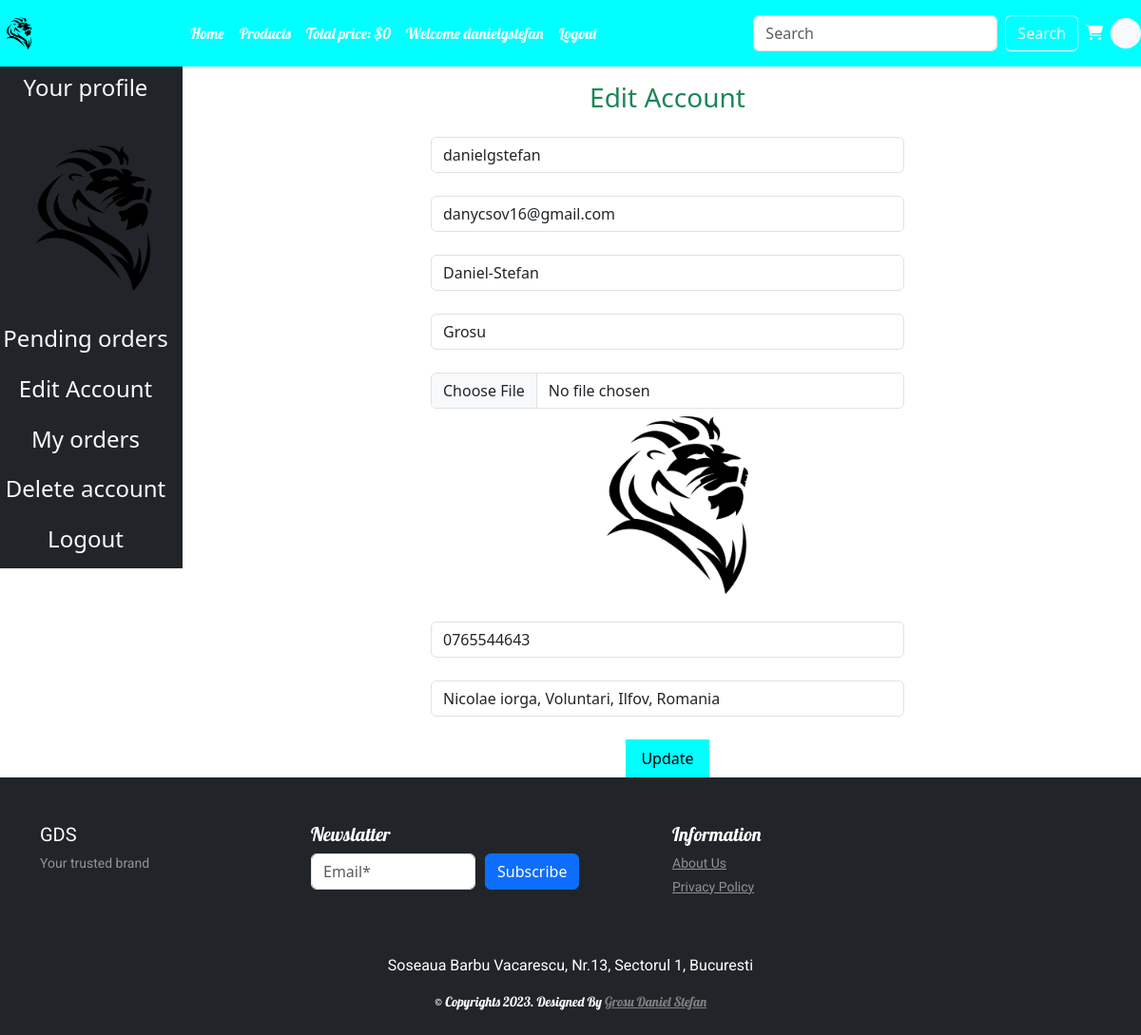
/profile.php?edit_account (signed in), run on the app's committed database.
### tables this page shows
CREATE TABLE `user` (
  `user_id` int(11) NOT NULL,
  `first_name` varchar(100) NOT NULL,
  `last_name` varchar(100) NOT NULL,
  `email` varchar(50) NOT NULL,
  `password` varchar(255) NOT NULL,
  `pnumber` varchar(20) NOT NULL,
  `address` text NOT NULL,
  `registerdate` datetime NOT NULL DEFAULT current_timestamp(),
  `username` varchar(100) NOT NULL,
  `user_image` varchar(255) NOT NULL,
  `user_ip` varchar(100) NOT NULL
);

### edit_account.php (the view, shortened to what this page needs)
<?php
if(isset($_GET['edit_account'])){
$user_session_name=$_SESSION['username'];
$select_query="Select * from `user` where username='$user_session_name'";
$result_query=mysqli_query($conn, $select_query);
$row_fetch=mysqli_fetch_assoc($result_query);
$first_name=$row_fetch['first_name'];
$last_name=$row_fetch['last_name'];
$username=$row_fetch['username'];
$email=$row_fetch['email'];
$address=$row_fetch['address'];
$pnumber=$row_fetch['pnumber'];
}
?>
<!doctype html>
<html lang="en">
  <head>
    <link href="https://cdn.jsdelivr.net/npm/bootstrap@5.3.0/dist/css/bootstrap.min.css" rel="stylesheet">
</head>
  <body>
<h3 class="text-center text-success mb-4 mt-3">Edit Account</h3>
<form action="" method="post" enctype="multipart/form-data" class="text-center">
<div class="form-outline mb-4">
<input type="text" class="form-control w-50 m-auto" value="<?php echo $username ?>"  name="user_username">
</div>
<div class="form-outline mb-4">
<input type="email" class="form-control w-50 m-auto" value="<?php echo $email ?>" name="user_email">
</div>
<div class="form-outline mb-4">
<input type="text" class="form-control w-50 m-auto" value="<?php echo $first_name ?>" name="user_first">
</div>
<div class="form-outline mb-4">
<input type="text" class="form-control w-50 m-auto" value="<?php echo $last_name ?>" name="user_last">
</div>
<div class="form-outline mb-4">
<input type="file" class="form-control w-50 m-auto" name="user_image">
<img src="admin/images/<?php echo $user_image?>" class="profile_img_edit">
 </div>
<div class="form-outline mb-4">
<input type="text" class="form-control w-50 m-auto" value="<?php echo $pnumber ?>" name="user_mobile">
 </div>
<div class="form-outline mb-4">
<input type="text" class="form-control w-50 m-auto" value="<?php echo $address ?>" name="user_address">
 </div>
 <input type="submit" value="Update" class="color-primary-bg py-2 px-3 border-0" name="user_update">
</form>
  </body>
</html>

### profile.php (shortened to what this page needs)
<?php
include('header.php');
?>
<div class="row">
<div class="col-md-2 p-0">
<ul class="navbar-nav bg-dark text-center">
<li class="nav-item bg-dark">
<a class="nav-link text-light" href="#"><h4>Your profile</h4></a>
</li>
<?php
$username=$_SESSION['username'];
$user_image="Select * from `user` where username= '$username'";
$user_image=mysqli_query($conn, $user_image);
$row_image=mysqli_fetch_array($user_image);
$user_image=$row_image['user_image'];
echo "<li class='nav-item'><img src='admin/images/$user_image' class='profile_img my-4'></li>";
?>
<li class="nav-item bg-dark">
<a class="nav-link text-light" href="profile.php"><h4>Pending orders</h4></a>
</li>
<li class="nav-item bg-dark">
<a class="nav-link text-light" href="profile.php?edit_account"><h4>Edit Account</h4></a>
</li>
<li class="nav-item bg-dark">
<a class="nav-link text-light" href="profile.php?my_orders"><h4>My orders</h4></a>
</li>
<li class="nav-item bg-dark">
<a class="nav-link text-light" href="profile.php?delete_account"><h4>Delete account</h4></a>
</li>
<li class="nav-item bg-dark">
<a class="nav-link text-light" href="logout.php"><h4>Logout</h4></a>
</li>
</ul>
</div>
<div class="col-md-10">
    <?php get_user_order_details();
    if(isset($_GET['edit_account'])){
        include('edit_account.php');
    }
    ?>
</div>
</div>
<?php
include('footer.php');
?>

### style.css (style rules this page uses)
.color-primary-bg { background: cyan; }
* { margin: 0; padding: 0; box-sizing: border-box; }

### profile.php (style rules this page uses)
.profile_img { height: 80%; width: 80%; object-fit: contain; }

### edit_account.php (style rules this page uses)
.profile_img_edit { height: 200px; width: 200px; }

### data on the page
user: user_image (picture), user_username "danielgstefan", user_email "danycsov16@gmail.com", user_first "Daniel-Stefan", user_last "Grosu", user_mobile "0765544643", user_address "Nicolae iorga, Voluntari, Ilfov, Romania"

### other printed values
total_cart_price() "0"
$_SESSION['username'] "danielgstefan"
